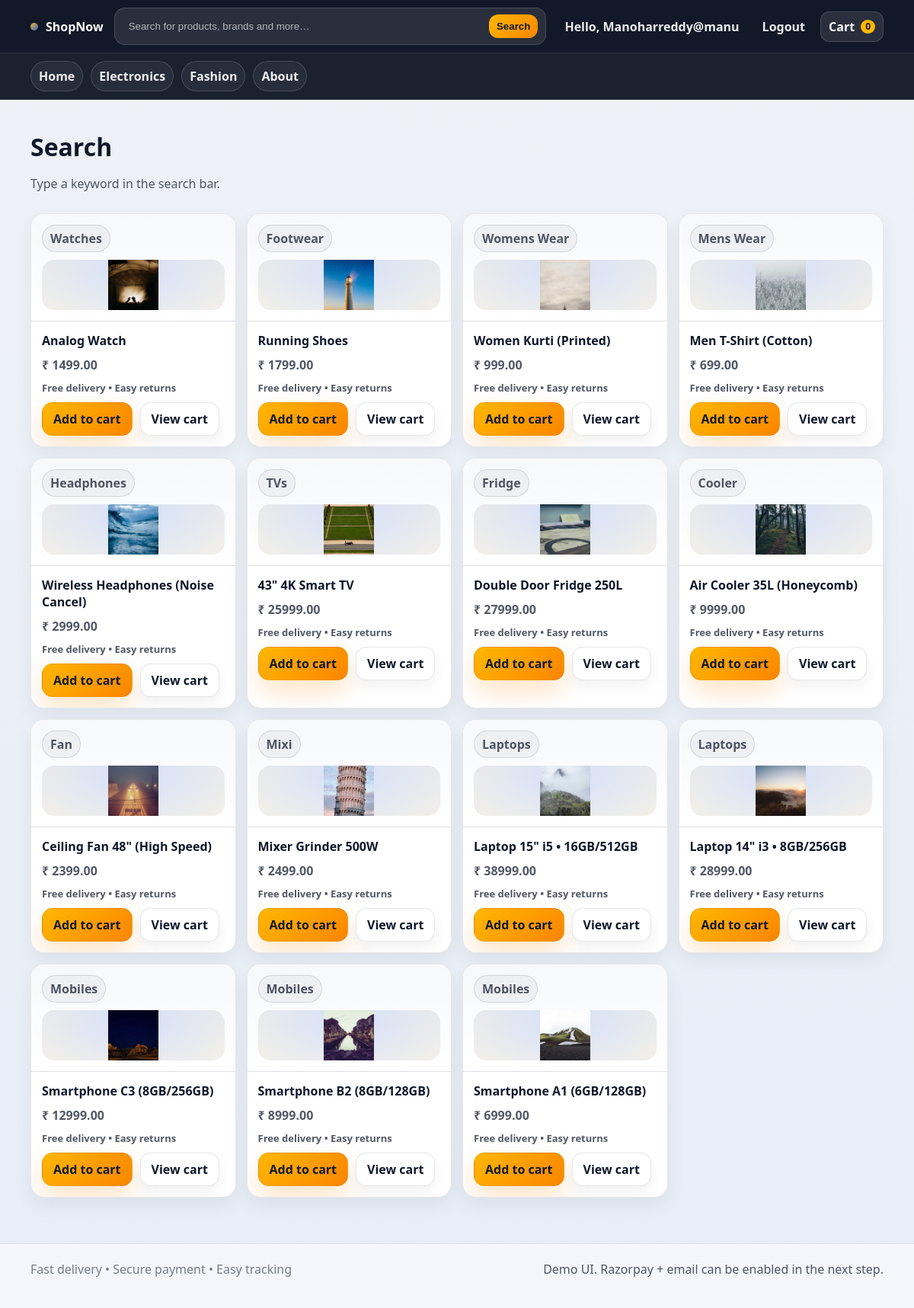
The app's page /search/ (signed in) with its own data.
### app/models.py (models this page shows, shortened)
class Product(models.Model):
    category = models.ForeignKey(Category, on_delete=models.PROTECT, related_name="products")
    name = models.CharField(max_length=200)
    slug = models.SlugField(max_length=220, unique=True, blank=True)
    description = models.TextField(blank=True)
    price = models.DecimalField(max_digits=10, decimal_places=2)
    image = models.ImageField(upload_to="products/", blank=True, null=True)
    is_active = models.BooleanField(default=True)
    created_at = models.DateTimeField(auto_now_add=True)
    class Meta:
        ordering = ["-created_at", "name"]

class Category(models.Model):
    name = models.CharField(max_length=120, unique=True)
    slug = models.SlugField(max_length=140, unique=True, blank=True)
    parent = models.ForeignKey(
        "self", null=True, blank=True, on_delete=models.CASCADE, related_name="children"
    )
    sort_order = models.PositiveIntegerField(default=0)
    is_active = models.BooleanField(default=True)
    class Meta:
        ordering = ["sort_order", "name"]

### app/views.py (the view)
# urls.py: path("search/", search_products, name="search"),
def search_products(request: HttpRequest) -> HttpResponse:
    q = (request.GET.get("q") or "").strip()
    products = Product.objects.filter(is_active=True).select_related("category")
    if q:
        products = products.filter(
            Q(name__icontains=q)
            | Q(description__icontains=q)
            | Q(category__name__icontains=q)
        )
    products = products.order_by("-created_at")[:60]
    return render(request, "app/search.html", {"q": q, "products": products})

### app/templates/app/search.html (shortened to what this page needs)
{% extends "app/base.html" %}
{% block content %}
  <div class="page-header reveal">
    <h1>Search</h1>
    <p class="muted">
      {% if q %}Results for <strong>"{{ q }}"</strong>{% else %}Type a keyword in the search bar.{% endif %}
    </p>
  </div>
  <div class="grid grid-3">
    {% for product in products %}
      <div class="product-card reveal">
        <div class="product-media">
          <div class="product-badge">{{ product.category.name }}</div>
          <div class="product-placeholder">
            {% if product.image %}
              <img src="{{ product.image.url }}" alt="{{ product.name }}" style="max-height:66px; object-fit:contain;" />
            {% else %}
              <span class="product-emoji">🛒</span>
            {% endif %}
          </div>
        </div>
        <div class="product-body">
          <div class="product-name">{{ product.name }}</div>
          <div class="product-price">₹ {{ product.price }}</div>
          <div class="muted" style="font-weight: 750; font-size: 13px;">
            Free delivery • Easy returns
          </div>
          <div class="product-actions">
            <a class="btn btn-solid" href="{% url 'cart_add' product_id=product.id %}">Add to cart</a>
            <a class="btn btn-ghost" href="{% url 'cart' %}">View cart</a>
          </div>
        </div>
      </div>
    {% empty %}
      <div class="empty">
        <h3>No results found.</h3>
        <p>Try searching: mobiles, laptop, fan, fridge, mens, womens…</p>
      </div>
    {% endfor %}
  </div>
{% endblock %}

### app/templates/app/base.html (shortened to what this page needs)
{% load static %}
<!doctype html>
<html lang="en">
  <head>
    <link rel="stylesheet" href="{% static 'app/css/style.css' %}" />
  </head>
  <body>
    <header class="navbar">
      <div class="container nav-inner header-top">
        <a class="brand" href="{% url 'home' %}">
          <span class="brand-dot"></span>
          ShopNow
        </a>
        <form class="search" role="search" method="get" action="{% url 'search' %}">
          <input name="q" value="{{ request.GET.q|default:'' }}" placeholder="Search for products, brands and more…" aria-label="Search" />
          <button class="search-btn" type="submit">Search</button>
        </form>
        <div class="nav-actions">
          {% if user.is_authenticated %}
            <a class="toplink" href="{% url 'home' %}">Hello, {{ user.username }}</a>
            <a class="toplink" href="{% url 'logout' %}">Logout</a>
          {% else %}
            <a class="toplink" href="{% url 'login' %}">Login</a>
            <a class="toplink" href="{% url 'register' %}">Register</a>
          {% endif %}
          <a class="cart-pill" href="{% url 'cart' %}">
            Cart
            <span class="cart-badge">{{ request.session.cart|length|default:0 }}</span>
          </a>
        </div>
      </div>
      <div class="header-bottom">
        <div class="container category-bar">
          <a class="chip" href="{% url 'home' %}">Home</a>
          <a class="chip" href="{% url 'electronics' %}">Electronics</a>
          <a class="chip" href="{% url 'fashion' %}">Fashion</a>
          <a class="chip" href="{% url 'about' %}">About</a>
        </div>
      </div>
    </header>
    <main class="container main">
      {% block content %}{% endblock %}
    </main>
    <footer class="footer">
      <div class="container footer-inner">
        <div>Fast delivery • Secure payment • Easy tracking</div>
        <div class="muted">Demo UI. Razorpay + email can be enabled in the next step.</div>
      </div>
    </footer>
  </body>
</html>

### records on screen
Product: category.name "Watches", image (picture), name "Analog Watch", price "1499.00"
Product: category.name "Footwear", image (picture), name "Running Shoes", price "1799.00"
Product: category.name "Womens Wear", image (picture), name "Women Kurti (Printed)", price "999.00"
Product: category.name "Mens Wear", image (picture), name "Men T-Shirt (Cotton)", price "699.00"
Product: category.name "Headphones", image (picture), name "Wireless Headphones (Noise Cancel)", price "2999.00"
Product: category.name "TVs", image (picture), name "43\" 4K Smart TV", price "25999.00"
Product: category.name "Fridge", image (picture), name "Double Door Fridge 250L", price "27999.00"
Product: category.name "Cooler", image (picture), name "Air Cooler 35L (Honeycomb)", price "9999.00"
Product: category.name "Fan", image (picture), name "Ceiling Fan 48\" (High Speed)", price "2399.00"
Product: category.name "Mixi", image (picture), name "Mixer Grinder 500W", price "2499.00"
Product: category.name "Laptops", image (picture), name "Laptop 15\" i5 • 16GB/512GB", price "38999.00"
Product: category.name "Laptops", image (picture), name "Laptop 14\" i3 • 8GB/256GB", price "28999.00"
Product: category.name "Mobiles", image (picture), name "Smartphone C3 (8GB/256GB)", price "12999.00"
Product: category.name "Mobiles", image (picture), name "Smartphone B2 (8GB/128GB)", price "8999.00"
Product: category.name "Mobiles", image (picture), name "Smartphone A1 (6GB/128GB)", price "6999.00"

### other values on screen
{{ user.username }} "Manoharreddy@manu"
{{ request.session.cart|length|default:0 }} "0"
